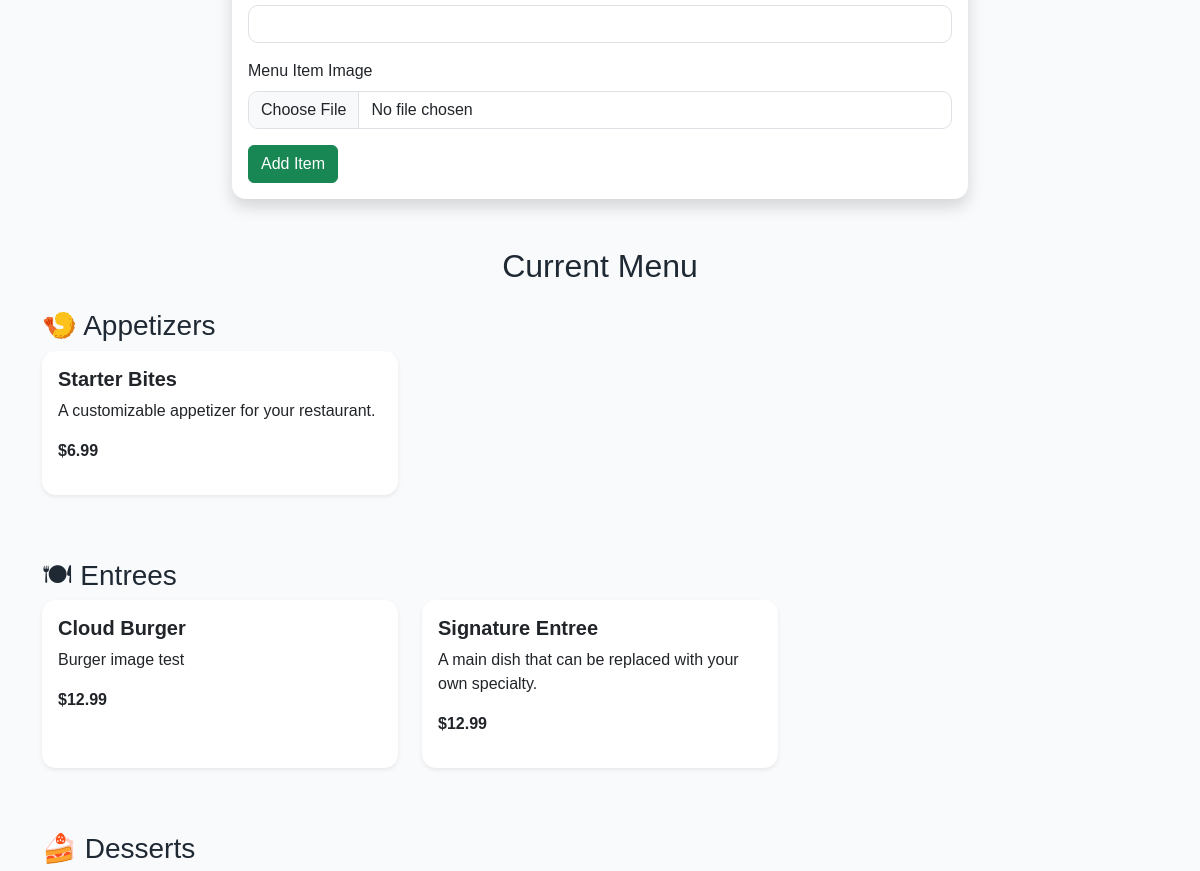
Before: /admin (signed in, middle part) with the older database file.
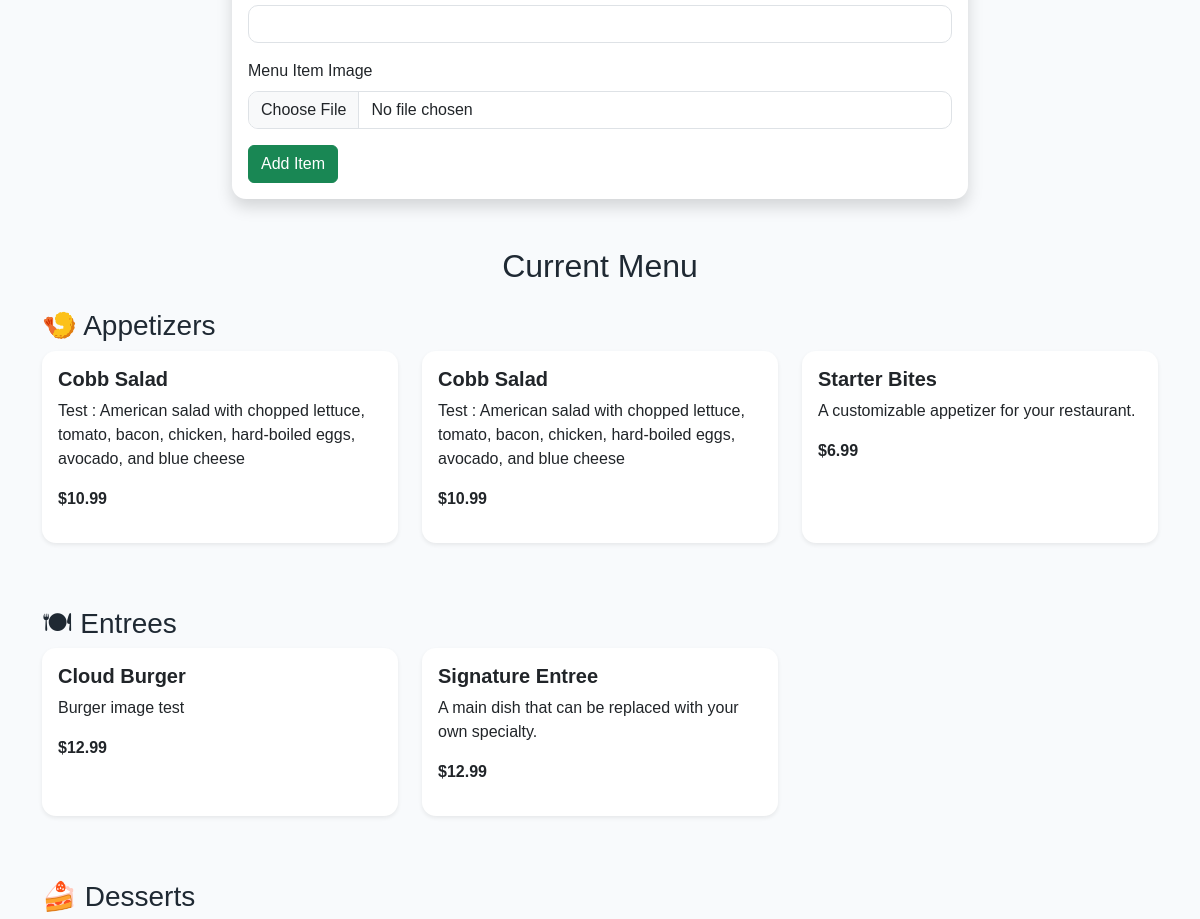
After: the same page with the newer database file.
### app.py (models this page shows)
class Menu(db.Model):
    __tablename__ = "menu"
    menu_id = db.Column(db.Integer, primary_key=True)
    name = db.Column(db.String(150), nullable=False)
    category = db.Column(db.String(100), nullable=False)
    price = db.Column(db.Float, nullable=False)
    description = db.Column(db.Text)
    image_filename = db.Column(db.String(255))
    image_url = db.Column(db.Text)

### app.py (the view, shortened to what this page needs)
@app.route("/admin", methods=["GET", "POST"])
def admin():
    if not session.get("admin_logged_in"):
        flash("Please log in to access the admin panel.", "warning")
        return redirect("/login")
    menu = (
        Menu.query
        .order_by(
            db.case(
                (db.func.lower(Menu.category) == "appetizers", 1),
                (db.func.lower(Menu.category) == "entrees", 2),
                (db.func.lower(Menu.category) == "desserts", 3),
                (db.func.lower(Menu.category) == "beverages", 4),
                else_=5
            ),
            Menu.name
        )
        .all()
    )
    return render_template("admin.html", menu=menu)

### templates/admin.html (shortened to what this page needs)
{% extends "base.html" %}
{% block content %}
<div class="row justify-content-center">
    <div class="col-md-8">
        <div class="card shadow mb-5">
            <div class="card-body">
                <form method="post" action="/admin" enctype="multipart/form-data">
                    <div class="mb-3">
                        <input type="text" name="description" class="form-control" required>
                    </div>
                    <div class="mb-3">
                        <label class="form-label">Menu Item Image</label>
                        <input type="file" name="image" class="form-control">
                    </div>
                    <button type="submit" class="btn btn-success">
                        Add Item
                    </button>
                </form>
            </div>
        </div>
    </div>
</div>
<h2 class="text-center mb-4">Current Menu</h2>
<h3 class="mt-4">🍤 Appetizers</h3>
<div class="row">
    {% for item in menu %}
        {% if item['category'].lower() == 'appetizers' %}
            <div class="col-md-4 mb-3">
                <div class="card h-100 shadow-sm">
                    <div class="card-body">
                        <h5 class="card-title">{{ item['name'] }}</h5>
                        <p class="card-text">
                            {{ item['description'] }}
                        </p>
                        <p>
                            <strong>${{ "%.2f"|format(item['price']) }}</strong>
                        </p>
                    </div>
                </div>
            </div>
        {% endif %}
    {% endfor %}
</div>
<h3 class="mt-5">🍽 Entrees</h3>
<div class="row">
    {% for item in menu %}
        {% if item['category'].lower() == 'entrees' %}
            <div class="col-md-4 mb-3">
                <div class="card h-100 shadow-sm">
                    <div class="card-body">
                        <h5 class="card-title">{{ item['name'] }}</h5>
                        <p class="card-text">
                            {{ item['description'] }}
                        </p>
                        <p>
                            <strong>${{ "%.2f"|format(item['price']) }}</strong>
                        </p>
                    </div>
                </div>
            </div>
        {% endif %}
    {% endfor %}
</div>
<h3 class="mt-5">🍰 Desserts</h3>
{% endblock %}

Changed rows visible on the page:
added Menu: name "Cobb Salad", description "Test : American salad with chopped lettuce, tomato, bacon, chicken, hard-boiled eggs, avocado, and blue cheese", price "10.99", shown under "🍤 Appetizers"
added Menu: name "Cobb Salad", description "Test : American salad with chopped lettuce, tomato, bacon, chicken, hard-boiled eggs, avocado, and blue cheese", price "10.99", shown under "🍤 Appetizers"
